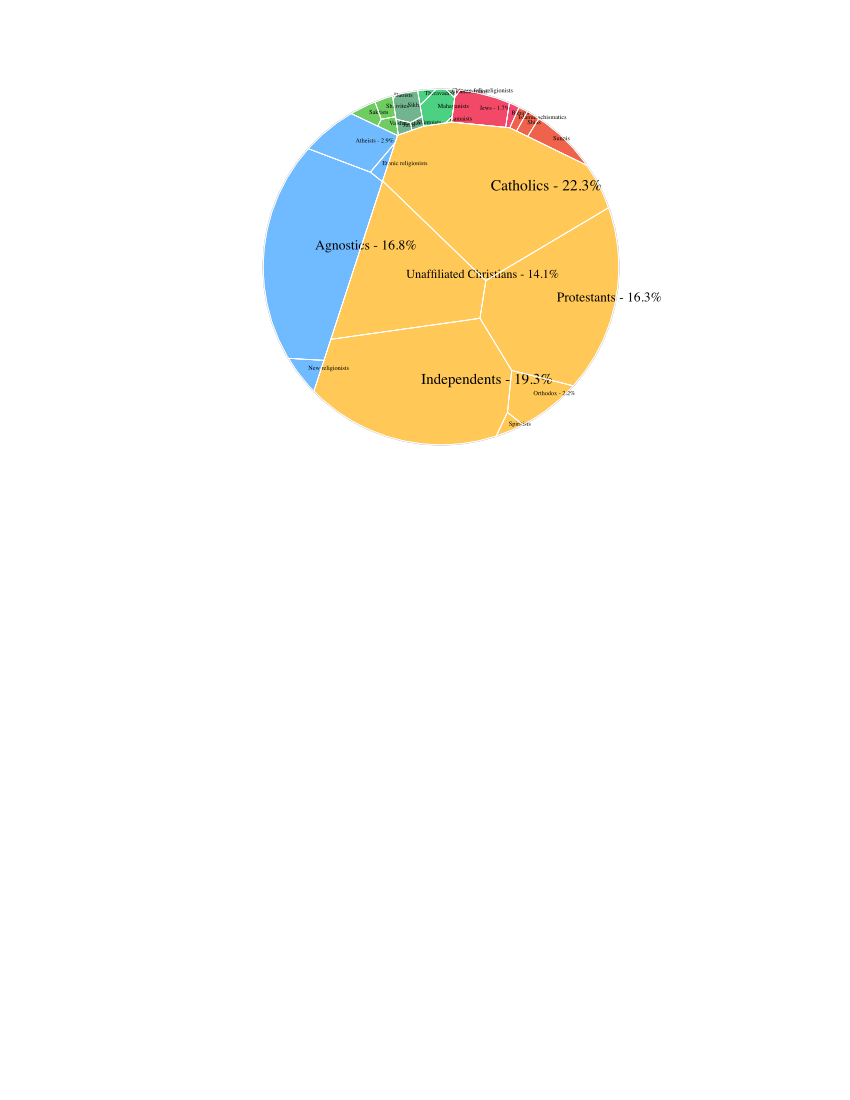

Write the R code that produced this figure.
library(voronoiTreemap)

# example from: https://github.com/uRosConf/voronoiTreemap

# read in data  -- columns need to be h1 (highest level hierarchy), h2, h3, color, weight (value) and codes (the text labels)
df <- read.csv('religion-clean.csv')

# build chart
plot <- vt_export_json(vt_input_from_df(df))
vt_d3(plot)

# export to webpage in the viewer > save as PDF > move to Illustrator
